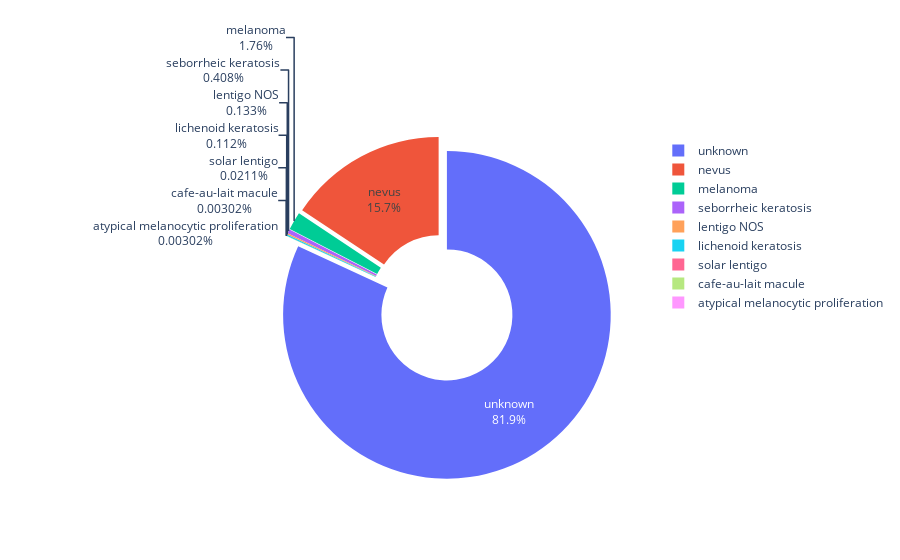

Notebook code cell kept with this figure:
### Markdown cell above
<hr>
<h2>Diagnosis Distribution</h2>

This part we can't use in our model but it's giving us some insights about this disease so we can inspect that too. You can see the details below:
<hr>

### Code cell
diag = train.diagnosis.value_counts()
fig = px.pie(diag,
             values='diagnosis',
             names=diag.index,
             hole=.4)
fig.update_traces(textinfo='percent+label', pull=0.05)
fig.show()

### Figure 1 — Plotly figure (JSON) as saved in the notebook; plotly's stock layout.template omitted (floating-point values rounded to 4 significant figures)
{"data": [{"domain": {"x": [0, 1], "y": [0, 1]}, "hole": 0.4, "hovertemplate": "index=%{label}<br>diagnosis=%{value}<extra></extra>", "labels": ["unknown", "nevus", "melanoma", "seborrheic keratosis", "lentigo NOS", "lichenoid keratosis", "solar lentigo", "cafe-au-lait macule", "atypical melanocytic proliferation"], "legendgroup": "", "name": "", "pull": 0.05, "showlegend": true, "textinfo": "percent+label", "type": "pie", "values": [27124, 5193, 584, 135, 44, 37, 7, 1, 1]}], "layout": {"legend": {"tracegroupgap": 0}, "margin": {"t": 60}}}
